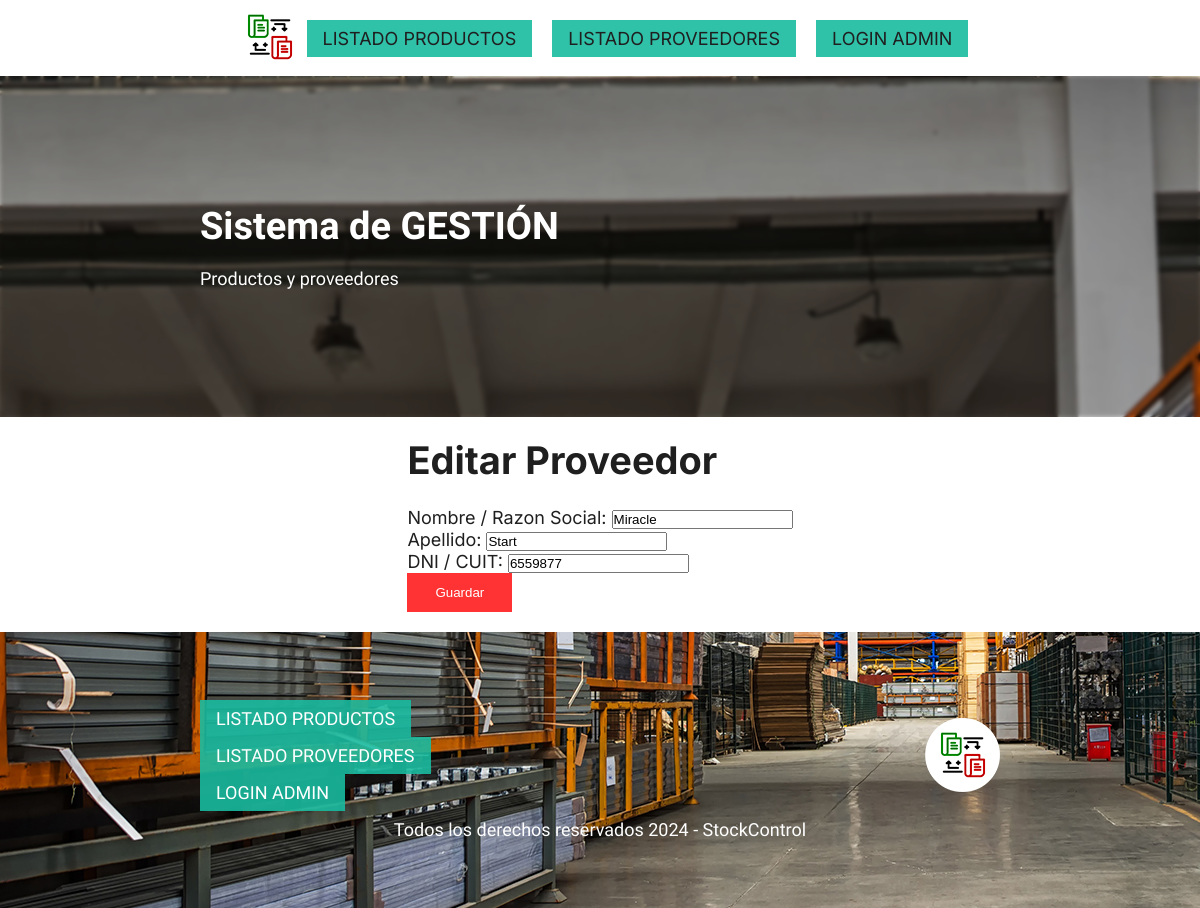
The app's page /editar_proveedor/2 with its own data.
### compra/models.py (models this page shows, shortened)
class Proveedor(models.Model):
    nombre = models.CharField(max_length=100, verbose_name="Nombre / Razon Social")
    apellido = models.CharField(max_length=100, blank = True, null = True)
    dni = models.CharField(max_length=11, verbose_name="DNI / CUIT")

### compra/views.py (the view)
# urls.py: path('editar_proveedor/<int:proveedor_id>', views.editar_proveedor, name='editar_proveedor'),
def editar_proveedor(request, proveedor_id):
    proveedor = get_object_or_404(Proveedor, pk=proveedor_id)
    if request.method == 'POST':
        form = ProveedorForm(request.POST, instance=proveedor)
        if form.is_valid():
            form.save()
            return redirect('lista_proveedores')
    else:
        form = ProveedorForm(instance=proveedor)
    return render(request, 'editar_proveedor.html', {'form': form})

### compra/forms.py
class ProveedorForm(forms.ModelForm):
    class Meta:
        model = Proveedor
        fields = ['nombre', 'apellido', 'dni']

### compra/templates/editar_proveedor.html (shortened to what this page needs)
{% extends "inicio.html" %}
{% block content %}
<body class="grid-fixed">
    <main id="admin" class="container">
        <section class="admin__list">
            <div class="admin__header">
                <h2>Editar Proveedor</h2>
            </div>
        <form class="register__form" method="post">
            <div class="form__box--grid">
                {{ form.as_p }}
            </div>
            <div class="form__submission">
                <input class="form__btn btn btn--primary btn--large" type="submit" value="Guardar">
            </div>
       </form>
       </section>
    </main>
{% endblock %}

### stockControl/static/css/style.css (style rules this page uses)
.container { max-width: 800px; margin: 0 auto; }
.grid-fixed { display: grid; grid-template-rows: auto 1fr auto; min-height: 100vh; }

### stockControl/static/css/admin.css (style rules this page uses)
#admin { margin: var(--spacing-20) auto; display: flex; flex-direction: column; align-items: stretch; gap: var(--spacing-20); }
.admin__list { display: flex; flex-direction: column; gap: var(--spacing-24); }
.admin__header { display: flex; align-items: center; justify-content: space-between; }
.admin__header h2 { font-size: var(--font-jumbo) ; }

### stockControl/static/css/buttons.css (style rules this page uses)
.btn { border: none; cursor: pointer; }
.btn--primary { background-color: var(--primary-solid); color: var(--light-font-solid); transition: background 0.2s ease-in-out; }
.btn--large { padding: var(--spacing-12) var(--spacing-28); }

### stockControl/static/css/variables.css (style rules this page uses)
:root { --primary-solid: #ff3333; --primary-900: rgba(255, 51, 51, 0.9); --primary-500: rgba(255, 51, 51, 0.5); --primary-300: rgba(255, 51, 51, 0.3); --secondary-solid: rgb(26, 187, 160); --secondary-900: rgba(26, 187, 160, 0.9); --secondary-500: rgba(26, 187, 160, 0.5); --secondary-300: rgba(26, 187, 160, 0.3); --dark-solid: #1f1f1f; --dark-900: rgba(31, 31, 31, 0.9); --dark-500: rgba(31, 31, 31, 0.5); --dark-300: rgba(31, 31, 31, 0.3); --dark-bg-solid: #30343f; --light-bg-solid: #fafaff; --light-font-solid: #ffffff; --base-font: "Inter", sans-serif; --alternative-font: "Raleway", sans-serif; --font-display: 4.6em; --font-jumbo: 3.8em; --font-xlarge: 3em; --font-large: 2.4em; --font-medium: 1.8em; --font-small: 1.6em; --font-xsmall: 1.2em; --spacing-128: 12.8rem; --spacing-68: 6.8rem; --spacing-36: 3.6rem; --spacing-28: 2.8rem; --spacing-24: 2.4rem; --spacing-20: 2rem; --spacing-16: 1.6rem; --spacing-12: 1.2rem; --spacing-8: 0.8rem; }

### records on screen
Proveedor: nombre "Miracle", apellido "Start", dni "6559877"
